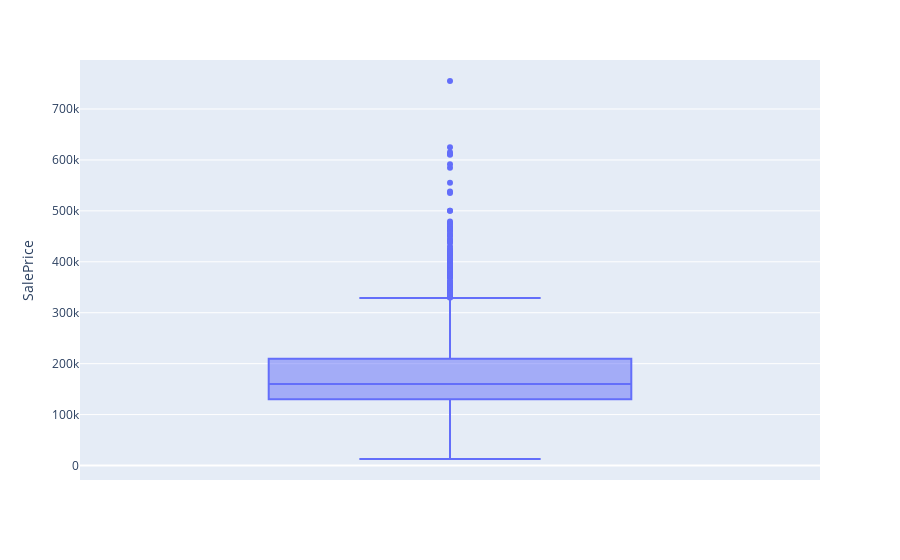

The notebook cell saved with this chart:
### Markdown cell above
The mean is higher than the median, and we can see many outliers, which can impact the results of our models.

### Code cell
px.box(train,y='SalePrice')

### Figure 1 — Plotly figure (JSON) as saved in the notebook; plotly's stock layout.template omitted (floating-point values rounded to 4 significant figures; data arrays with more than 128 entries replaced by an {"elided": "..."} marker saying what was removed)
{"data": [{"alignmentgroup": "True", "hovertemplate": "SalePrice=%{y}<extra></extra>", "legendgroup": "", "marker": {"color": "#636efa"}, "name": "", "notched": false, "offsetgroup": "", "orientation": "v", "showlegend": false, "type": "box", "x0": " ", "xaxis": "x", "y": {"elided": "2576 int values"}, "y0": " ", "yaxis": "y"}], "layout": {"autosize": true, "boxmode": "group", "legend": {"tracegroupgap": 0}, "margin": {"t": 60}, "xaxis": {"anchor": "y", "autorange": true, "domain": [0, 1], "range": [-0.5, 0.5], "type": "category"}, "yaxis": {"anchor": "x", "autorange": true, "domain": [0, 1], "range": [-28440.0, 796200.0], "title": {"text": "SalePrice"}, "type": "linear"}}}
